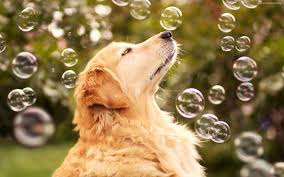
%> input picture assignment2/images (1).jpg, 284 x 177 px
$ octave --eval "result = brute(rgb2gray(imread('images (1).jpg')));"   (GNU Octave 9; MATLAB toolbox functions it lacks are replaced by stand-ins)
%> lines starting %> are read from the running program, lines starting %| are printed output that depends on the picture
function  img_results = brute(img)

%BILATERALFILTER Summary of this function goes here
%   Detailed explanation goes here
%img_gray = rgb2gray(img);
img_gray = img;
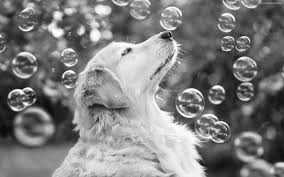
%> img_gray: size 177x284 uint8; min 4, max 254, mean 126.4
kernel_size = 50;
gaussian_kernel = fspecial('gaussian', [kernel_size kernel_size], 5);
img_gray_gaussian = imfilter(img_gray, gaussian_kernel, 'replicate');
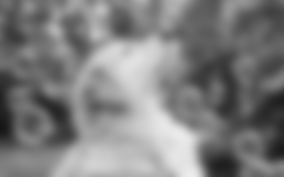
%> img_gray_gaussian: size 177x284 uint8; min 22, max 237, mean 126.4
%figure, imshow(img_gray_gaussian);
indent = (kernel_size-1)/2;
[height, width] = size(img_gray);
%> height = 177; width = 284
img_results = zeros(height,width);
img_gray = double(img_gray);
%> img_gray: size 177x284 double
sigma_range = 25;
for i = indent + 1:height - indent
for j = indent + 1:width - indent
% range_kernel = exp(-abs(img_gray(i - indent:i + indent,j - indent:j + indent )- img_gray(i,j)).^2/(sigma_range * sigma_range));
 range_kernel = createRangekernel(img_gray, i, j, kernel_size,sigma_range);
kernel = range_kernel .* gaussian_kernel;
normalization = 1/sum(kernel(:));
temp = (kernel.*double(img_gray(i - indent:i + indent,j - indent:j + indent))) * normalization;
img_results(i,j) = sum(temp(:));
end
end
%> the run ends on the next line

end

$ run again, on assignment2/2.jpg
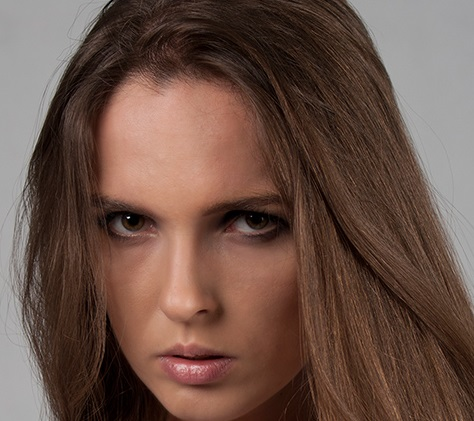
%> input picture assignment2/2.jpg, 474 x 421 px
%> in brute, `img_gray = img;`:
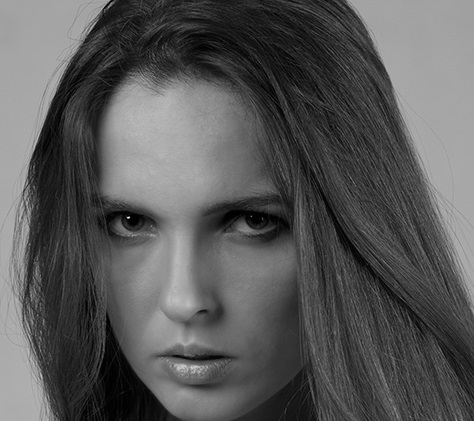
%> img_gray: size 421x474 uint8; min 0, max 252, mean 88.5
%> in brute, `img_gray_gaussian = imfilter(img_gray, gaussian_kernel, 'replicate');`:
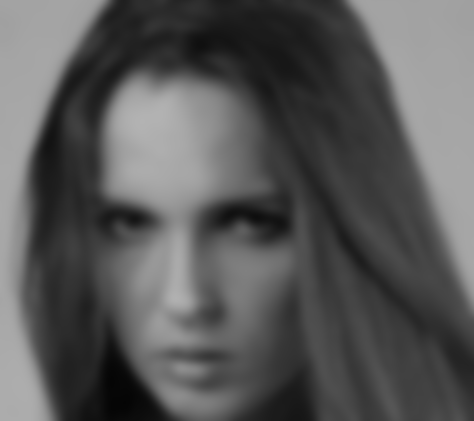
%> img_gray_gaussian: size 421x474 uint8; min 4, max 179, mean 88.4

$ run again, on assignment2/assembly.jpg
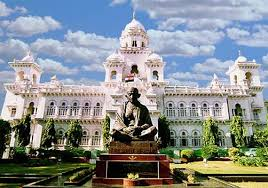
%> input picture assignment2/assembly.jpg, 268 x 188 px
%> in brute, `img_gray = img;`:
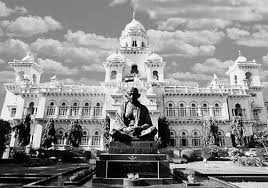
%> img_gray: size 188x268 uint8; min 0, max 255, mean 139.3
%> in brute, `img_gray_gaussian = imfilter(img_gray, gaussian_kernel, 'replicate');`:
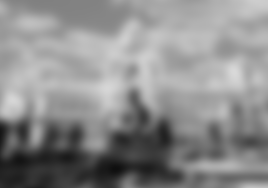
%> img_gray_gaussian: size 188x268 uint8; min 15, max 216, mean 139.2
